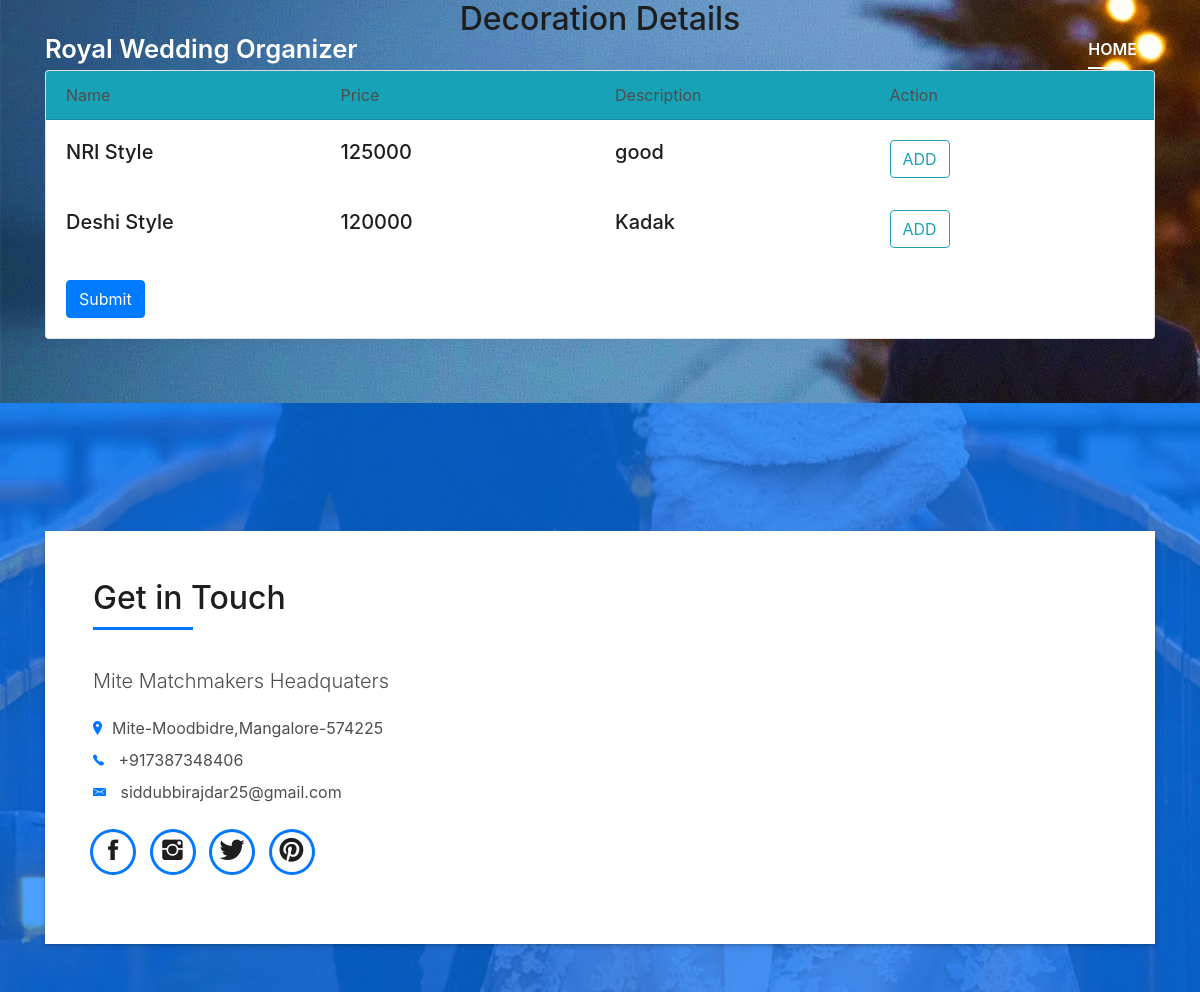
Page /decoration.php (signed in) on the committed database.
### tables this page shows
CREATE TABLE `decoration` (
  `did` int(11) NOT NULL,
  `name` varchar(30) NOT NULL,
  `price` varchar(30) NOT NULL,
  `descr` varchar(90) NOT NULL
);

### decoration.php (the view, shortened to what this page needs)
<?php
  include('action.php');
?>
<!DOCTYPE html>
<html lang="en">
<head>
  <link href="lib/bootstrap/css/bootstrap.min.css" rel="stylesheet">
  <link href="lib/font-awesome/css/font-awesome.min.css" rel="stylesheet">
  <link href="lib/animate/animate.min.css" rel="stylesheet">
  <link href="lib/ionicons/css/ionicons.min.css" rel="stylesheet">
  <link href="lib/owlcarousel/assets/owl.carousel.min.css" rel="stylesheet">
  <link href="lib/lightbox/css/lightbox.min.css" rel="stylesheet">
  <link href="css/style.css" rel="stylesheet">
</head>
<body id="page-top">
  <nav class="navbar navbar-b navbar-trans navbar-expand-md fixed-top" id="mainNav">
    <div class="container">
      <a class="navbar-brand js-scroll" href="#page-top">Royal Wedding Organizer</a>
      <div class="navbar-collapse collapse justify-content-end" id="navbarDefault">
        <ul class="navbar-nav">
          <li class="nav-item">
            <a class="nav-link js-scroll active" href="profile.php">Home</a>
          </li>
        </ul>
      </div>
    </div>
  </nav>
<div id="#das">
 <h2 class="text-center">Decoration Details</h2>
  <br>
   <div class="container">
     <div class="card">
       <div class="card-header bg-info">
         <div class="row">
           <div class="col-md-3">Name</div>
           <div class="col-md-3">Price</div>
           <div class="col-md-3">Description</div>
           <div class="col-md-3">Action</div>
         </div>
       </div>
        <div class="card-body">
         <?php
            if (isset($_SESSION['uname'])) {
              $sql="SELECT * FROM decoration";
              $run=mysqli_query($con,$sql);
              while ($row=mysqli_fetch_array($run)) {
                $name=$row['name'];
                $did=$row['did'];
                $price=$row['price'];
                $desc=$row['descr'];
                  echo " <div class='row'>
                        <div class='col-md-3'><h5>$name</h5></div>
                        <div class='col-md-3'><h5>$price</h5></div>
                        <div class='col-md-3'><h5>$desc</h5></div>
                        <div class='col-md-3'><h5><div class='btn btn-outline-info add4' rname='$name' rid='$did'>ADD</div></h5></div>
                       </div><br>";
              }
              echo '<a href="profile.php">
            <input type="submit" name="add1" class="btn btn-primary"/>
        </a>';
            }
          ?>
       </div>
     </div>
   </div>
</div>
  <section class="paralax-mf footer-paralax bg-image sect-mt4 route" style="background-image: url(marriage.jpg)">
    <div class="container">
      <div class="row">
        <div class="col-sm-12">
          <div class="contact-mf">
            <div id="contact" class="box-shadow-full">
              <div class="row">
                <div class="col-md-6">
                  <div class="title-box-2 pt-4 pt-md-0">
                    <h5 class="title-left">
                      Get in Touch
                    </h5>
                  </div>
                  <div class="more-info">
                    <p class="lead">
                      Mite Matchmakers Headquaters
                     </p>
                    <ul class="list-ico">
                      <li><span class="ion-ios-location"></span>Mite-Moodbidre,Mangalore-574225</li>
                      <li><span class="ion-ios-telephone"></span> +917387348406</li>
                      <li><span class="ion-email"></span> siddubbirajdar25@gmail.com</li>
                    </ul>
                  </div>
                  <div class="socials">
                    <ul>
                      <li><a href=""><span class="ico-circle"><i class="ion-social-facebook"></i></span></a></li>
                      <li><a href=""><span class="ico-circle"><i class="ion-social-instagram"></i></span></a></li>
                      <li><a href=""><span class="ico-circle"><i class="ion-social-twitter"></i></span></a></li>
                      <li><a href=""><span class="ico-circle"><i class="ion-social-pinterest"></i></span></a></li>
                    </ul>
                  </div>
                </div>
              </div>
            </div>
          </div>
        </div>
      </div>
    </div>
  </section>
</body>
</html>

### css/style.css (style rules this page uses)
body { background-color: #f5f5f5; color: #4e4e4e; background-image: url("marriage.jpg"); }
h1, h2, h3, h4, h5, h6 { color: #1e1e1e; }
a { color: #1e1e1e; transition: all 0.5s ease-in-out; }
.box-shadow, .paralax-mf, .service-box, .work-box, .card-blog { box-shadow: 0 13px 8px -10px rgba(0, 0, 0, 0.1); }
.bg-image { background-repeat: no-repeat; background-attachment: fixed; background-size: cover; background-position: center center; }
.paralax-mf { position: relative; padding: 8rem 0; }
.sect-mt4 { margin-top: 4rem; }
.title-box-2 { margin-bottom: 3rem; }
.title-left { font-size: 2rem; position: relative; }
.title-left:before { content: ''; position: absolute; height: 3px; background-color: #0078ff; width: 100px; bottom: -12px; }
.box-shadow-full { padding: 3rem 1.25rem; position: relative; background-color: #fff; margin-bottom: 3rem; z-index: 2; box-shadow: 0 1px 1px 0 rgba(0, 0, 0, 0.06), 0 2px 5px 0 rgba(0, 0, 0, 0.2); }
.socials { padding: 1.5rem 0; }
.socials ul li { display: inline-block; }
.socials .ico-circle { height: 40px; width: 40px; font-size: 1.7rem; border-radius: 50%; line-height: 1.4; margin: 0 15px 0 0; box-shadow: 0 0 0 3px #0078ff; transition: all 500ms ease; }
.ul-resect, .socials ul, .list-ico, .blog-wrapper .post-meta ul, .box-comments .list-comments, .widget-sidebar .list-sidebar, .widget-tags ul { list-style: none; padding-left: 0; margin-bottom: 0; }
.list-ico { line-height: 2; }
.list-ico span { color: #0078ff; margin-right: 10px; }
.ico-circle { height: 100px; width: 100px; font-size: 2rem; border-radius: 50%; line-height: 1.55; margin: 0 auto; text-align: center; box-shadow: 0 0 0 10px #0078ff; display: block; }
.navbar-b { transition: all .5s ease-in-out; background-color: transparent; padding-top: 1.563rem; padding-bottom: 1.563rem; }
.navbar-b.navbar-trans .nav-item, .navbar-b.navbar-reduce .nav-item { position: relative; padding-right: 10px; padding-left: 0; }
.navbar-b.navbar-trans .nav-link, .navbar-b.navbar-reduce .nav-link { color: #fff; text-transform: uppercase; font-weight: 600; }
.navbar-b.navbar-trans .nav-link:before, .navbar-b.navbar-reduce .nav-link:before { content: ''; position: absolute; margin-left: 0px; width: 0%; bottom: 0; left: 0; height: 2px; transition: all 500ms ease; }
.navbar-b.navbar-trans .show > .nav-link:before, .navbar-b.navbar-trans .active > .nav-link:before, .navbar-b.navbar-trans .nav-link.show:before, .navbar-b.navbar-trans .nav-link.active:before, .navbar-b.navbar-reduce .show > .nav-link:before, .navbar-b.navbar-reduce .active > .nav-link:before, .navbar-b.navbar-reduce .nav-link.show:before, .navbar-b.navbar-reduce .nav-link.active:before { width: 35px; }
.navbar-b.navbar-trans .nav-link:before { background-color: #fff; }
.navbar-b.navbar-trans .show > .nav-link, .navbar-b.navbar-trans .active > .nav-link, .navbar-b.navbar-trans .nav-link.show, .navbar-b.navbar-trans .nav-link.active { color: #fff; }
.navbar-b .navbar-brand { color: #fff; font-size: 1.6rem; font-weight: 600; }
.footer-paralax { padding: 4rem 0 0 0; }
.contact-mf { margin-top: 4rem; }
@media (min-width: 768px) { .box-shadow-full { padding: 3rem; } }
@media (min-width: 768px) { .navbar-b.navbar-trans .nav-item, .navbar-b.navbar-reduce .nav-item { padding-left: 10px; } }
@media (min-width: 768px) { .navbar-b.navbar-trans .nav-link:before, .navbar-b.navbar-reduce .nav-link:before { margin-left: 18px; } }

### rows in the picture
decoration: name "NRI Style", price "125000", descr "good"
decoration: name "Deshi Style", price "120000", descr "Kadak"
